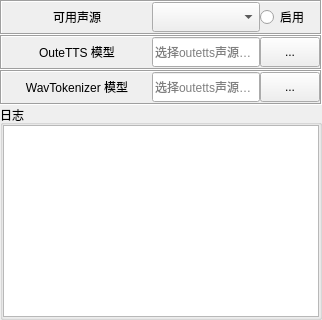
     <widget class="QWidget" name="tab_8">
      <attribute name="title">
       <string>文转声</string>
      </attribute>
      <layout class="QVBoxLayout" name="verticalLayout_15">
       <property name="spacing">
        <number>0</number>
       </property>
       <property name="leftMargin">
        <number>0</number>
       </property>
       <property name="topMargin">
        <number>0</number>
       </property>
       <property name="rightMargin">
        <number>0</number>
       </property>
       <property name="bottomMargin">
        <number>0</number>
       </property>
       <item>
        <widget class="QFrame" name="speech_choise_frame">
         <property name="minimumSize">
          <size>
           <width>0</width>
           <height>35</height>
          </size>
         </property>
         <property name="maximumSize">
          <size>
           <width>16777215</width>
           <height>35</height>
          </size>
         </property>
         <property name="frameShape">
          <enum>QFrame::Box</enum>
         </property>
         <property name="frameShadow">
          <enum>QFrame::Sunken</enum>
         </property>
         <property name="lineWidth">
          <number>1</number>
         </property>
         <layout class="QHBoxLayout" name="horizontalLayout_27">
          <property name="spacing">
           <number>0</number>
          </property>
          <property name="leftMargin">
           <number>0</number>
          </property>
          <property name="topMargin">
           <number>0</number>
          </property>
          <property name="rightMargin">
           <number>0</number>
          </property>
          <property name="bottomMargin">
           <number>0</number>
          </property>
          <item>
           <widget class="QLabel" name="speech_available_label">
            <property name="minimumSize">
             <size>
              <width>150</width>
              <height>30</height>
             </size>
            </property>
            <property name="maximumSize">
             <size>
              <width>150</width>
              <height>30</height>
             </size>
            </property>
            <property name="text">
             <string>可用声源</string>
            </property>
            <property name="alignment">
             <set>Qt::AlignCenter</set>
            </property>
           </widget>
          </item>
          <item>
           <widget class="QComboBox" name="speech_source_comboBox">
            <property name="enabled">
             <bool>true</bool>
            </property>
            <property name="minimumSize">
             <size>
              <width>0</width>
              <height>30</height>
             </size>
            </property>
            <property name="maximumSize">
             <size>
              <width>16777215</width>
              <height>30</height>
             </size>
            </property>
           </widget>
          </item>
          <item>
           <widget class="QRadioButton" name="speech_enable_radioButton">
            <property name="minimumSize">
             <size>
              <width>60</width>
              <height>30</height>
             </size>
            </property>
            <property name="maximumSize">
             <size>
              <width>60</width>
              <height>30</height>
             </size>
            </property>
            <property name="text">
             <string>启用</string>
            </property>
            <property name="checked">
             <bool>false</bool>
            </property>
           </widget>
          </item>
         </layout>
        </widget>
       </item>
       <item>
        <widget class="QFrame" name="speech_outetts_modelpath_frame">
         <property name="minimumSize">
          <size>
           <width>0</width>
           <height>35</height>
          </size>
         </property>
         <property name="maximumSize">
          <size>
           <width>16777215</width>
           <height>35</height>
          </size>
         </property>
         <property name="frameShape">
          <enum>QFrame::Box</enum>
         </property>
         <property name="frameShadow">
          <enum>QFrame::Sunken</enum>
         </property>
         <property name="lineWidth">
          <number>1</number>
         </property>
         <layout class="QHBoxLayout" name="horizontalLayout_19">
          <property name="spacing">
           <number>0</number>
          </property>
          <property name="leftMargin">
           <number>0</number>
          </property>
          <property name="topMargin">
           <number>0</number>
          </property>
          <property name="rightMargin">
           <number>0</number>
          </property>
          <property name="bottomMargin">
           <number>0</number>
          </property>
          <item>
           <widget class="QLabel" name="speech_outetts_modelpath_label">
            <property name="minimumSize">
             <size>
              <width>150</width>
              <height>30</height>
             </size>
            </property>
            <property name="maximumSize">
             <size>
              <width>150</width>
              <height>30</height>
             </size>
            </property>
            <property name="lineWidth">
             <number>0</number>
            </property>
            <property name="text">
             <string>OuteTTS 模型</string>
            </property>
            <property name="alignment">
             <set>Qt::AlignCenter</set>
            </property>
           </widget>
          </item>
          <item>
           <widget class="QLineEdit" name="speech_outetts_modelpath_lineEdit">
            <property name="enabled">
             <bool>true</bool>
            </property>
            <property name="minimumSize">
             <size>
              <width>0</width>
              <height>30</height>
             </size>
            </property>
            <property name="maximumSize">
             <size>
              <width>16777215</width>
              <height>30</height>
             </size>
            </property>
            <property name="placeholderText">
             <string>选择outetts声源时必填</string>
            </property>
           </widget>
          </item>
          <item>
           <widget class="QPushButton" name="speech_outetts_modelpath_pushButton">
            <property name="enabled">
             <bool>true</bool>
            </property>
            <property name="minimumSize">
             <size>
              <width>60</width>
              <height>30</height>
             </size>
            </property>
            <property name="maximumSize">
             <size>
              <width>60</width>
              <height>30</height>
             </size>
            </property>
            <property name="text">
             <string>...</string>
            </property>
           </widget>
          </item>
         </layout>
        </widget>
       </item>
       <item>
        <widget class="QFrame" name="speech_wavtokenizer_modelpath_frame">
         <property name="minimumSize">
          <size>
           <width>0</width>
           <height>35</height>
          </size>
         </property>
         <property name="maximumSize">
          <size>
           <width>16777215</width>
           <height>35</height>
          </size>
         </property>
         <property name="frameShape">
          <enum>QFrame::Box</enum>
         </property>
         <property name="frameShadow">
          <enum>QFrame::Sunken</enum>
         </property>
         <property name="lineWidth">
          <number>1</number>
         </property>
         <layout class="QHBoxLayout" name="horizontalLayout_34">
          <property name="spacing">
           <number>0</number>
          </property>
          <property name="leftMargin">
           <number>0</number>
          </property>
          <property name="topMargin">
           <number>0</number>
          </property>
          <property name="rightMargin">
           <number>0</number>
          </property>
          <property name="bottomMargin">
           <number>0</number>
          </property>
          <item>
           <widget class="QLabel" name="speech_wavtokenizer_modelpath_label">
            <property name="minimumSize">
             <size>
              <width>150</width>
              <height>30</height>
             </size>
            </property>
            <property name="maximumSize">
             <size>
              <width>150</width>
              <height>30</height>
             </size>
            </property>
            <property name="lineWidth">
             <number>0</number>
            </property>
            <property name="text">
             <string>WavTokenizer 模型</string>
            </property>
            <property name="alignment">
             <set>Qt::AlignCenter</set>
            </property>
           </widget>
          </item>
          <item>
           <widget class="QLineEdit" name="speech_wavtokenizer_modelpath_lineEdit">
            <property name="enabled">
             <bool>true</bool>
            </property>
            <property name="minimumSize">
             <size>
              <width>0</width>
              <height>30</height>
             </size>
            </property>
            <property name="maximumSize">
             <size>
              <width>16777215</width>
              <height>30</height>
             </size>
            </property>
            <property name="placeholderText">
             <string>选择outetts声源时必填</string>
            </property>
           </widget>
          </item>
          <item>
           <widget class="QPushButton" name="speech_wavtokenizer_modelpath_pushButton">
            <property name="enabled">
             <bool>true</bool>
            </property>
            <property name="minimumSize">
             <size>
              <width>60</width>
              <height>30</height>
             </size>
            </property>
            <property name="maximumSize">
             <size>
              <width>60</width>
              <height>30</height>
             </size>
            </property>
            <property name="text">
             <string>...</string>
            </property>
           </widget>
          </item>
         </layout>
        </widget>
       </item>
       <item>
        <widget class="QGroupBox" name="speech_log_groupBox">
         <property name="title">
          <string>日志</string>
         </property>
         <layout class="QVBoxLayout" name="verticalLayout_16">
          <property name="spacing">
           <number>0</number>
          </property>
          <property name="leftMargin">
           <number>0</number>
          </property>
          <property name="topMargin">
           <number>0</number>
          </property>
          <property name="rightMargin">
           <number>0</number>
          </property>
          <property name="bottomMargin">
           <number>0</number>
          </property>
          <item>
           <widget class="QTextEdit" name="speech_log">
            <property name="html">
             <string>&lt;!DOCTYPE HTML PUBLIC &quot;-//W3C//DTD HTML 4.0//EN&quot; &quot;http://www.w3.org/TR/REC-html40/strict.dtd&quot;&gt;
&lt;html&gt;&lt;head&gt;&lt;meta name=&quot;qrichtext&quot; content=&quot;1&quot; /&gt;&lt;style type=&quot;text/css&quot;&gt;
p, li { white-space: pre-wrap; }
&lt;/style&gt;&lt;/head&gt;&lt;body style=&quot; font-family:'Arial'; font-size:10pt; font-weight:400; font-style:normal;&quot;&gt;
&lt;p style=&quot;-qt-paragraph-type:empty; margin-top:0px; margin-bottom:0px; margin-left:0px; margin-right:0px; -qt-block-indent:0; text-indent:0px;&quot;&gt;&lt;br /&gt;&lt;/p&gt;&lt;/body&gt;&lt;/html&gt;</string>
            </property>
           </widget>
          </item>
         </layout>
        </widget>
       </item>
      </layout>
     </widget>
